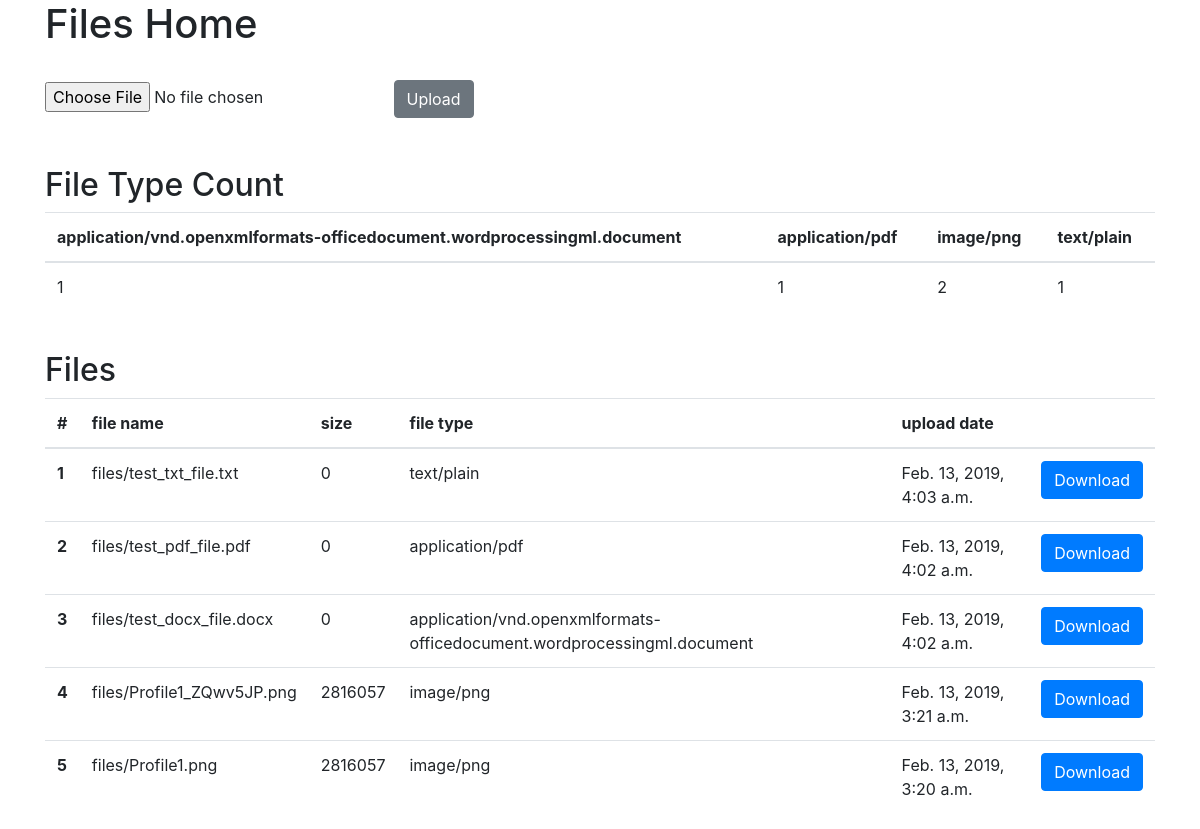
Before: / with the older database file.
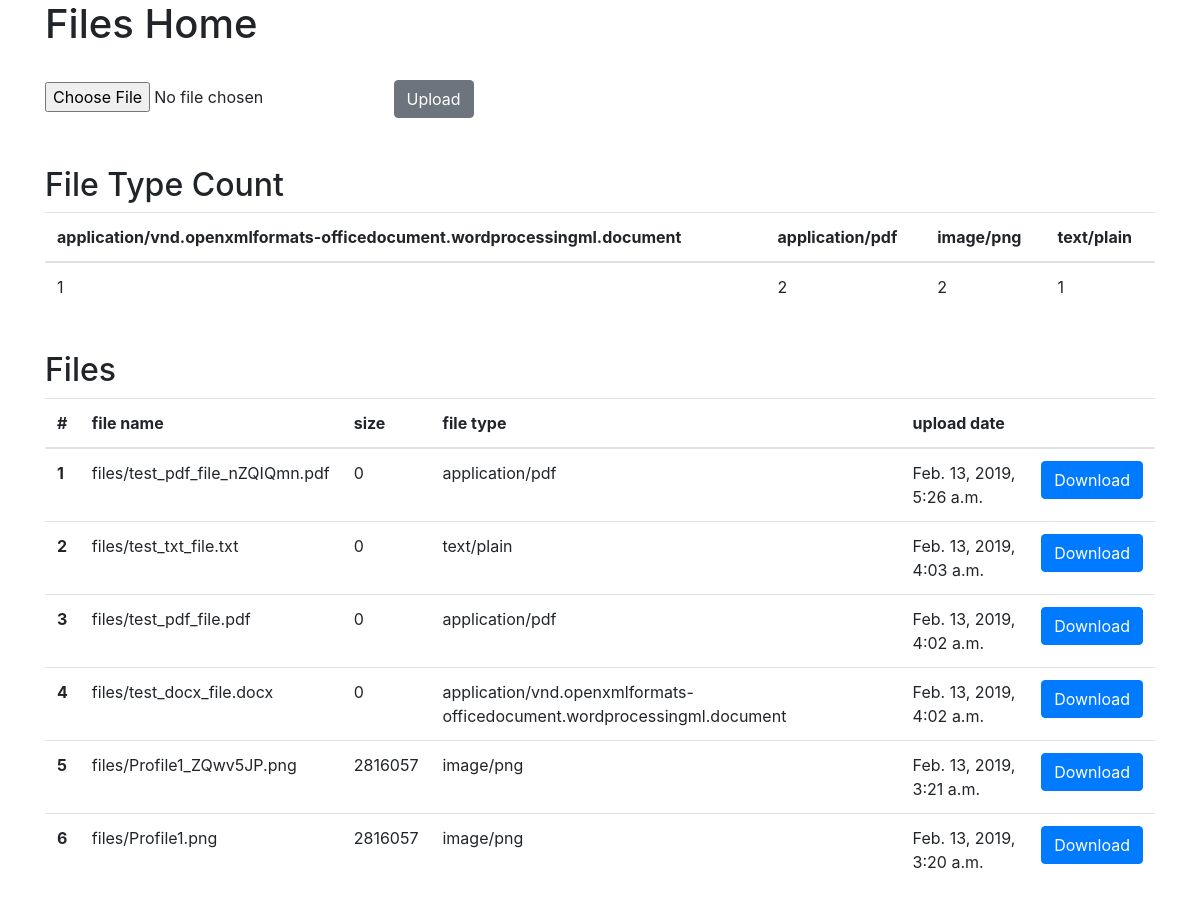
After: the same page with the newer database file.
### files/models.py (models this page shows, shortened)
class File(models.Model):
	upload = models.FileField(upload_to='files')
	location = models.CharField(max_length=500, null=True)
	file_type = models.CharField(max_length=100, null=True)
	size = models.IntegerField(null=True)
	upload_datetime = models.DateTimeField(auto_now=True)

### files/views.py (the view, shortened to what this page needs)
# urls.py: path('', views.files_home_view, name="files_home"),
def files_home_view(request):
	context = {}
	qs = File.objects.all().order_by('-upload_datetime')
	context['files'] = qs
	context["file_types"] = file_content_types
	file_type_counts = []
	for file_type in file_content_types:
		count = File.objects.filter(file_type=file_type).count()
		file_type_counts.append(count)
	context["file_type_counts"] = file_type_counts
	return render(request, "files/files_home.html", context)

### templates/files/files_home.html (shortened to what this page needs)
{% extends 'base.html' %}
{% block content %}
	<h1>Files Home</h1>
	<br/>
	<form method="post" enctype="multipart/form-data">{% csrf_token %}
		<input type="file" name="my_file">
		<button class="btn btn-secondary" type="submit">Upload</button>
	</form>
	<br/>
	<br/>
	<h2>File Type Count</h2>
	<table class="table">
	  <thead>
	    <tr>
	    	{% for file_type in file_types %}
	    		<th scope="col">{{ file_type }}</th>
		    {% endfor %}
	    </tr>
	  </thead>
	  <tbody>
	  	<tr>
		  	{% for file_type_count in file_type_counts %}
		  		<td>{{ file_type_count }}</td>
			{% endfor %}
		</tr>
	  </tbody>
	</table>
	<br/>
	<h2>Files</h2>
	<table class="table">
	  <thead>
	    <tr>
	      <th scope="col">#</th>
	      <th scope="col">file name</th>
	      <th scope="col">size</th>
	      <th scope="col">file type</th>
	      <th scope="col">upload date</th>
	      <th scope="col"></th>
	    </tr>
	  </thead>
	  <tbody>
	  	{% for file in files %}
	  		{% url 'files_home:download_file' as download_file_url%}
	  		<tr>
		      <th scope="row">{{ forloop.counter }}</th>
		      <td>{{ file.upload.name }}</td>
		      <td>{{ file.size }}</td>
		      <td>{{ file.file_type }}</td>
		      <td>{{ file.upload_datetime }}</td>
		      <td>
		      	<form action="{{ download_file_url }}" method="post">
				<input type="submit" class="btn btn-primary label-success" value="Download" />
				</form>
		      </td>
		    </tr>
	  	{% endfor %}
	  </tbody>
	</table>
{% endblock %}

### templates/base.html (shortened to what this page needs)
<!doctype html>
<html lang="en">
  <head>
    <link rel="stylesheet" href="https://stackpath.bootstrapcdn.com/bootstrap/4.2.1/css/bootstrap.min.css">
  </head>
  <body>
    <div class='container'>
      {% block content %}
      {% endblock %}
    </div>
  </body>
</html>

Changed rows visible on the page:
added File: upload.name "files/test_pdf_file_nZQIQmn.pdf", size "0", file_type "application/pdf", upload_datetime "Feb. 13, 2019, 5:26 a.m."
Other visible differences:
new list line: "2"
list line gone: "1"
